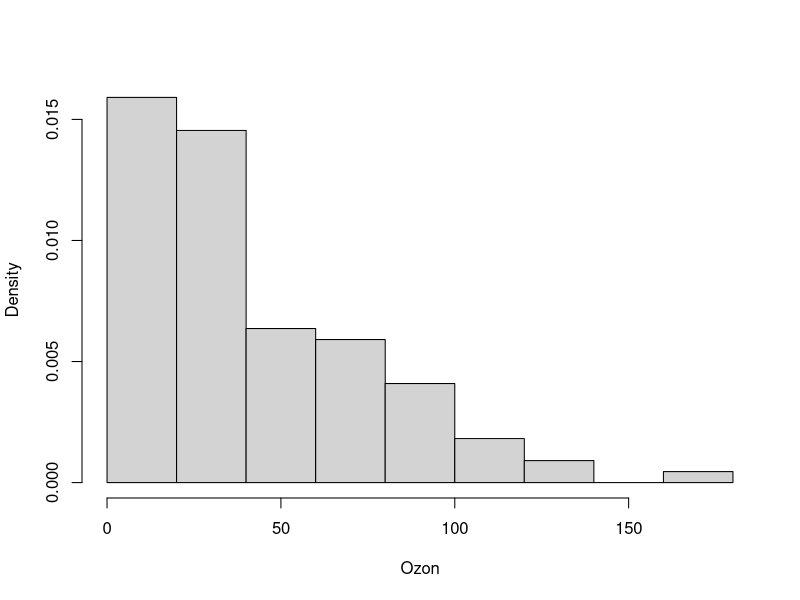
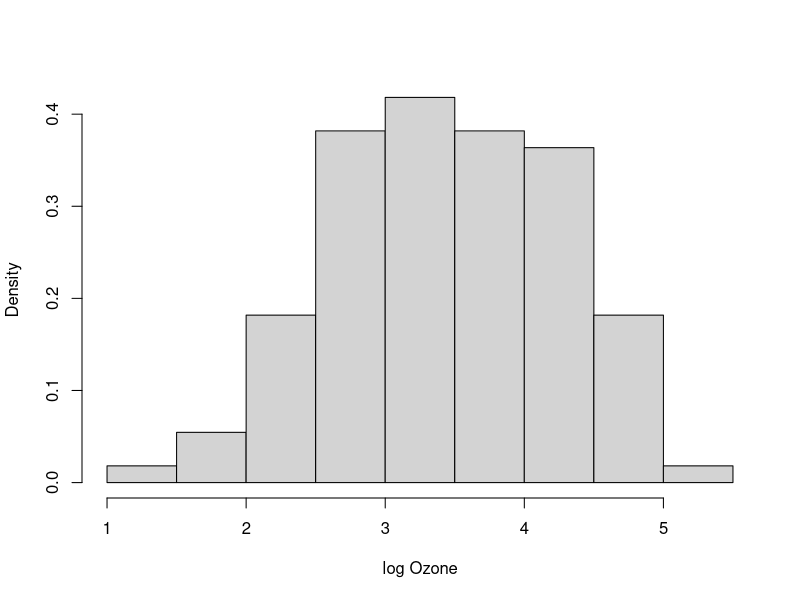
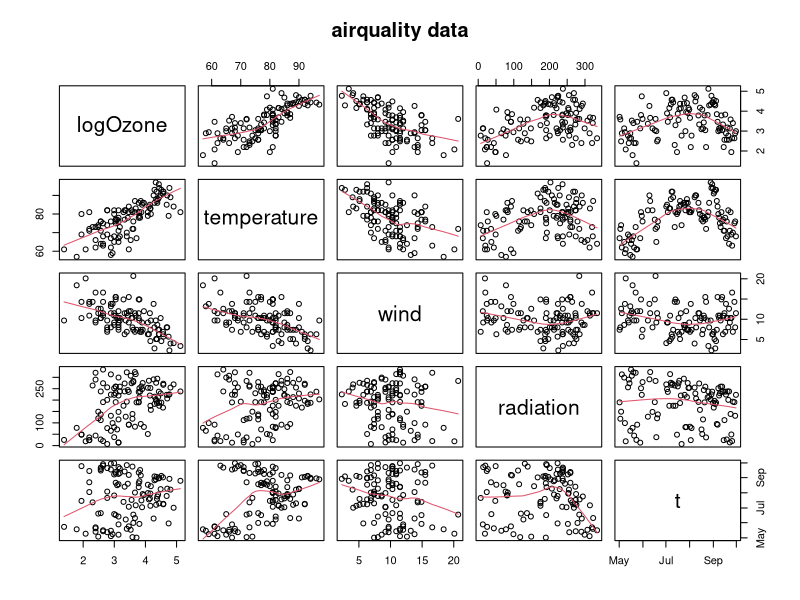
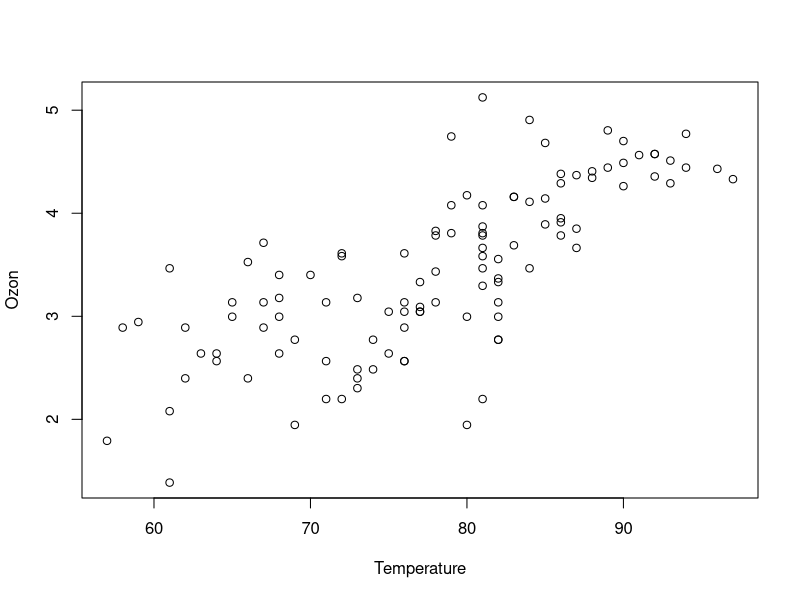
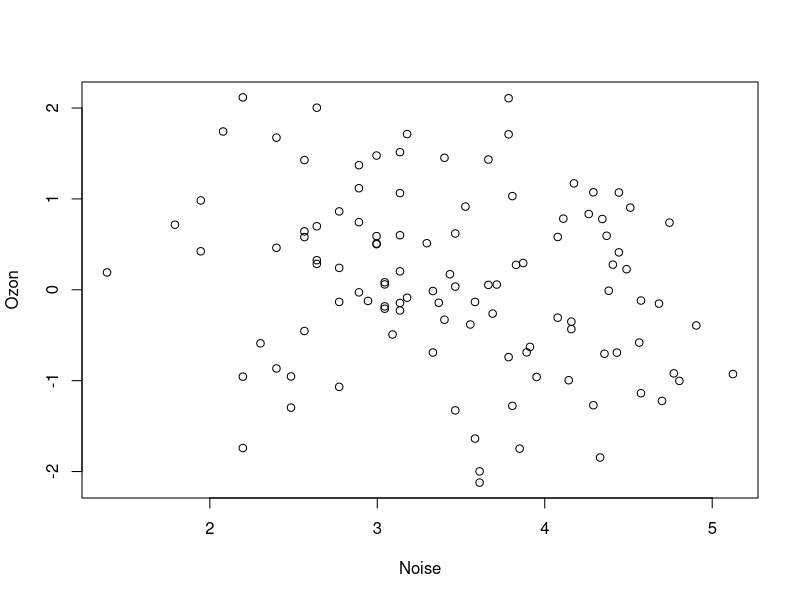
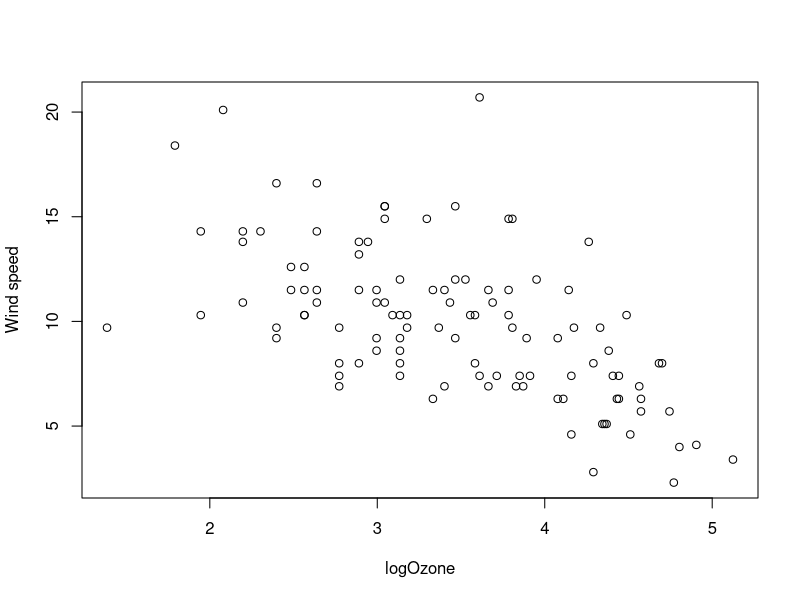
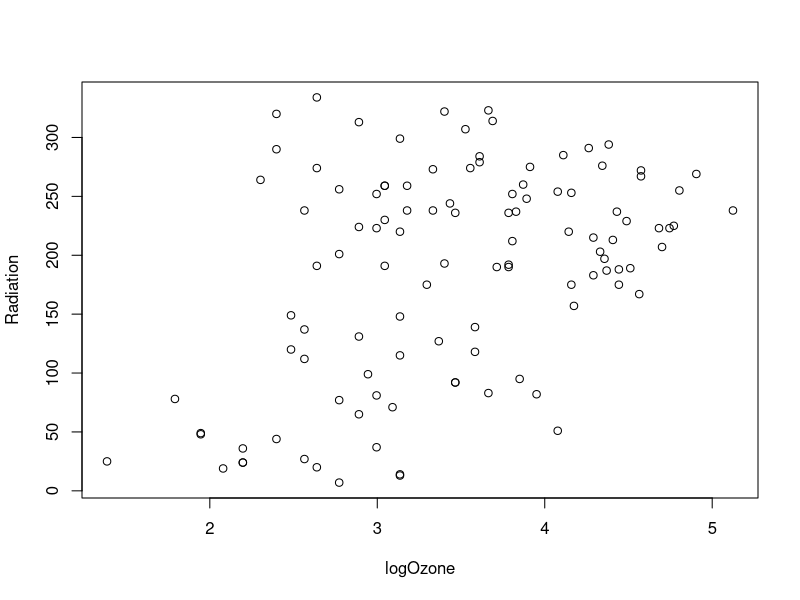
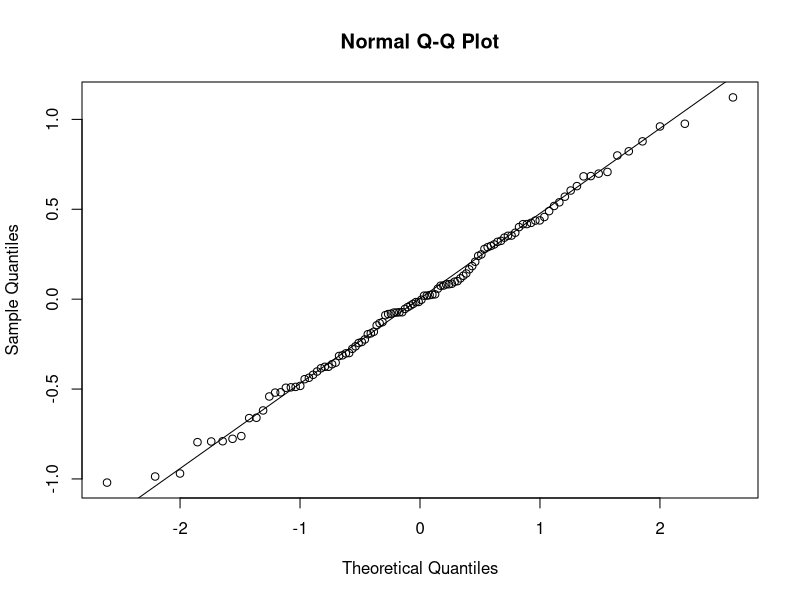

These charts were generated, in order, by the following R code:







################################

## Se info about  data
?airquality
## Copy the data
Air <- airquality
## Remove rows with at least one NA value
Air <- na.omit(Air)

## Remove one outlier
Air <- Air[-which(Air$Ozone == 1), ]

## Check  the empirical density
hist(Air$Ozone, probability=TRUE, xlab="Ozon", main="")

## Concentrations are positive and very skewed, let's  
## log-transform right away: 
## (although really one could wait and check residuals from models)
Air$logOzone <- log(Air$Ozone)
## Bedre epdf?
hist(Air$logOzone, probability=TRUE, xlab="log Ozone", main="")

## Make a time variable (R timeclass, se ?POSIXct)
Air$t <- ISOdate(1973, Air$Month, Air$Day)
## Keep only some of the columns
Air <- Air[ ,c(7,4,3,2,8)]
## New names of the columns
names(Air) <- c("logOzone","temperature","wind","radiation","t")

## What's in  Air?
str(Air)
Air
head(Air)
tail(Air)

## Typically one would  begin with a pairs plot
pairs(Air, panel = panel.smooth, main = "airquality data")
################################

## See the relation between ozone and temperature
plot(Air$temperature, Air$logOzone, xlab="Temperature", ylab="Ozon")

## Correlation
cor(Air$logOzone, Air$temperature)

## Fit a simple linear regression model
summary(lm(logOzone ~ temperature, data=Air))

## Add a vector with random values, is there a significant linear relation?
## ONLY for ILLUSTRATION purposes
Air$noise <- rnorm(nrow(Air))
plot(Air$logOzone, Air$noise, xlab="Noise", ylab="Ozon")
cor(Air$logOzone, Air$noise)
summary(lm(logOzone ~ noise, data=Air))
################################
## With each of the other two independent variables

## Simple linear regression model with the wind speed
plot(Air$logOzone, Air$wind, xlab="logOzone", ylab="Wind speed")
cor(Air$logOzone, Air$wind)
summary(lm(logOzone ~ wind, data=Air))

## Simple linear regression model with the radiation
plot(Air$logOzone, Air$radiation, xlab="logOzone", ylab="Radiation")
cor(Air$logOzone, Air$radiation)
summary(lm(logOzone ~ radiation, data=Air))
################################
## Extend the model

## Forward selection:
## Add wind to the model
summary(lm(logOzone ~ temperature + wind, data=Air))
## Add radiation to the model
summary(lm(logOzone ~ temperature + wind + radiation, data=Air))
################################
## Backward selection

## Fit the full model
summary(lm(logOzone ~ temperature + wind + radiation + noise, data=Air))
## Remove the most non-significant input, are all now significant?
summary(lm(logOzone ~ temperature + wind + radiation, data=Air))
################################
## Assumption of normal distributed residuals

## Save the selected fit
fitSel <- lm(logOzone ~ temperature + wind + radiation, data=Air)

## qq-normalplot
qqnorm(fitSel$residuals)
qqline(fitSel$residuals)
################################
## Plot the residuals vs. predicted values

plot(fitSel$fitted.values, fitSel$residuals, xlab="Predicted values", 
     ylab="Residuals")
################################
## Plot the residuals vs. the independent variables

par(mfrow=c(1,3))
plot(Air$temperature, fitSel$residuals, xlab="Temperature")
plot(Air$wind, fitSel$residuals, xlab="Wind speed")
plot(Air$radiation, fitSel$residuals, xlab="Radiation")
################################
## Extend the ozone model with appropriate curvilinear regression

## Make the squared wind speed
Air$windSq <- Air$wind^2
## Add it to the model
fitWindSq <- lm(logOzone ~ temperature + wind + windSq + radiation, data=Air)
summary(fitWindSq)

## Equivalently for the temperature
Air$temperature2 <- Air$temperature^2
## Add it
fitTemperatureSq <- lm(logOzone ~ temperature + temperature2 + wind + radiation, data=Air)
summary(fitTemperatureSq)

## Equivalently for the radiation
Air$radiation2 <- Air$radiation^2
## Add it
fitRadiationSq <- lm(logOzone ~ temperature + wind + radiation + radiation2, data=Air)
summary(fitRadiationSq)

## Which one was best?
## One could try to extend the model further
fitWindSqTemperaturSq <- lm(logOzone ~ temperature + temperature2 + wind + windSq + radiation, data=Air)
summary(fitWindSqTemperaturSq)

## Model validation
qqnorm(fitWindSq$residuals)
qqline(fitWindSq$residuals)
plot(fitWindSq$residuals, fitWindSq$fitted.values, pch=19)
################################
## Confidence and prediction intervals for the curvilinear model

## Generate a new data.frame with constant temperature and radiation, but with varying wind speed
wind<-seq(1,20.3,by=0.1)
AirForPred <- data.frame(temperature=mean(Air$temperature), wind=wind, 
                         windSq=wind^2, radiation=mean(Air$radiation))

## Calculate confidence and prediction intervals (actually bands)
CI <- predict(fitWindSq, newdata=AirForPred, interval="confidence", level=0.95)
PI <- predict(fitWindSq, newdata=AirForPred, interval="prediction", level=0.95)

## Plot them
plot(wind, CI[,"fit"], ylim=range(CI,PI), type="l", 
     main=paste("At temperature =",format(mean(Air$temperature),digits=3), 
                "and radiation =", format(mean(Air$radiation),digits=3)))
lines(wind, CI[,"lwr"], lty=2, col=2)
lines(wind, CI[,"upr"], lty=2, col=2)
lines(wind, PI[,"lwr"], lty=2, col=3)
lines(wind, PI[,"upr"], lty=2, col=3)
## legend
legend("topright", c("Prediction","95% confidence band","95% prediction band"), lty=c(1,2,2), col=1:3)
################################
## See problems with highly correlated inputs

## Generate values for MLR
n <- 100
## First variable
x1 <- sin(0:(n-1)/(n-1)*2*2*pi) + rnorm(n, 0, 0.1)
plot(x1, type="b")
## The second variable is the first plus a little noise
x2 <- x1 + rnorm(n, 0, 0.1)
## x1 and x2 are highly correlated
plot(x1,x2)
cor(x1,x2)
## Simulate an MLR
beta0=20; beta1=1; beta2=1; sigma=1
y <- beta0 + beta1 * x1 + beta2 * x2 + rnorm(n,0,sigma)
## See scatter plots for y vs. x1, and y vs. x2
par(mfrow=c(1,2))
plot(x1,y)
plot(x2,y)
## Fit an MLR
summary(lm(y ~ x1 + x2))

## If it was an experiment and the effects could be separated in the design
x1[1:(n/2)] <- 0
x2[(n/2):n] <- 0
## Plot them
plot(x1, type="b")
lines(x2, type="b", col="red")
## Now very low correlation
cor(x1,x2)
## Simulate MLR again
y <- beta0 + beta1 * x1 + beta2 * x2 + rnorm(n,0,sigma)
## and fit MLR
summary(lm(y ~ x1 + x2))

